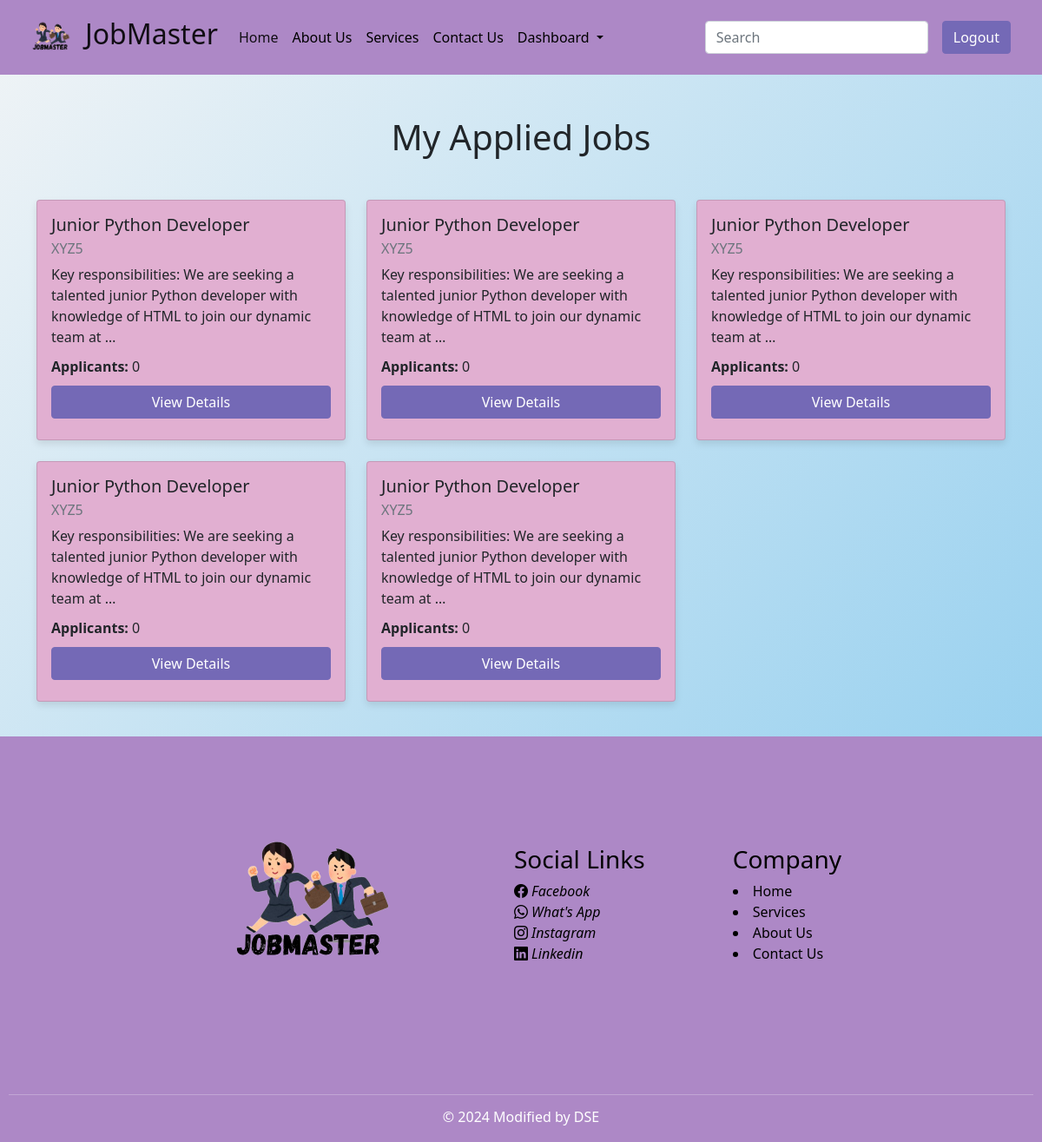
The page /apply/applied-jobs/ (signed in) on the database as committed earlier.
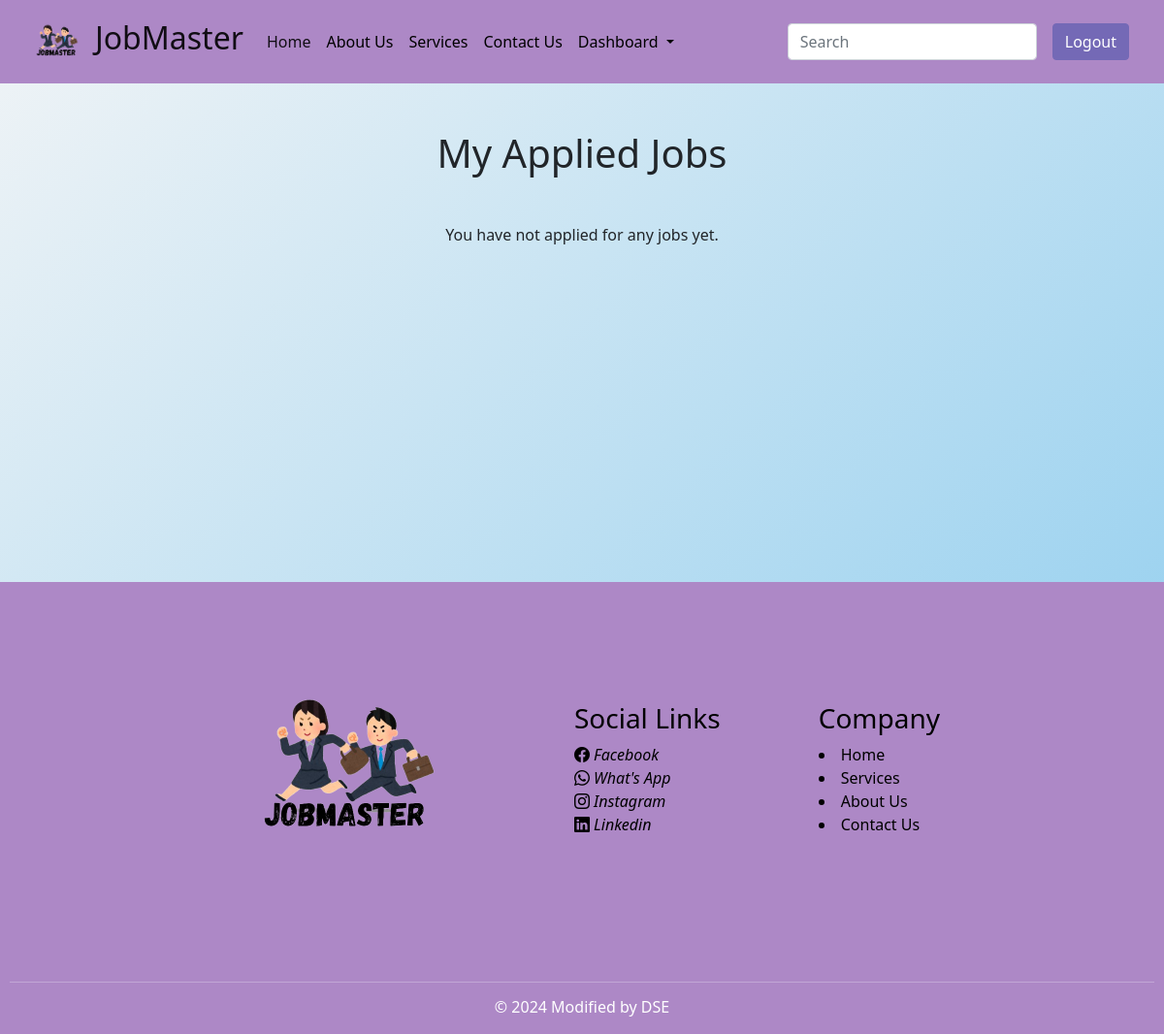
The same page on the database as committed later.
### apply/models.py (models this page shows, shortened)
class Apply(models.Model):
    applicants = models.ForeignKey(User, on_delete=models.CASCADE)
    job = models.ForeignKey(JobDetails, on_delete=models.CASCADE)
    resume = models.FileField(upload_to='apply/media/uploads/', validators=[validate_file_extension])
    cover_letter = models.TextField()
    availability = models.BooleanField(default=True)

### job/models.py (models this page shows, shortened)
class JobDetails(models.Model):
    title = models.CharField(max_length=100)
    user = models.ForeignKey(User, on_delete = models.CASCADE)
    company_name = models.CharField(max_length=100)
    work_type = models.ManyToManyField(JobType)
    category = models.ManyToManyField(Category)
    starting_date = models.CharField(max_length=100)
    salary = models.DecimalField(max_digits=12, decimal_places=2)
    experience = models.CharField(max_length=50)
    deadline = models.DateField()
    post_date = models.DateField(auto_now_add=True)
    applicants = models.IntegerField(default=0)
    job_about = models.TextField()
    skills = models.ManyToManyField(Skill)
    other_req = models.TextField()
    vacancy = models.IntegerField()

### apply/views.py (the view)
# urls.py: path('applied-jobs/', views.my_applied_jobs, name='applied_jobs'),
@login_required
def my_applied_jobs(request):
    applied_jobs = Apply.objects.filter(applicants=request.user)
    return render(request, 'applied_jobs.html', {'applied_jobs': applied_jobs})

### apply/templates/applied_jobs.html (shortened to what this page needs)
{% extends "base.html" %}
{% load static %}
{% block content %}
<main>
<div class="container mt-5">
    <h1 class="text-center mb-5">My Applied Jobs</h1>
    {% if applied_jobs %}
        <div class="row">
            {% for application in applied_jobs %}
                <div class="col-md-4 mb-4">
                    <div class="card">
                        <div class="card-body">
                            <h5 class="card-title">{{ application.job.title }}</h5>
                            <h6 class="card-subtitle mb-2 text-muted">{{ application.job.company_name }}</h6>
                            <p class="card-text">{{ application.job.job_about|truncatewords:20 }}</p>
                            <p class="card-text"><strong>Applicants:</strong> {{ application.job.applicants }}</p>
                            <a href="{% url 'job_details' application.job.pk %}" class="btn btn-primary mb-2" style="background-color: #7469B6; border-color: #7469B6;">View Details</a>
                        </div>
                    </div>
                </div>
            {% endfor %}
        </div>
    {% else %}
        <p class="text-center">You have not applied for any jobs yet.</p>
    {% endif %}
</div>
</main>
{% endblock %}

Rows that differ between the two databases and show on the page:
removed Apply: job "Junior Python Developer", job.company_name "XYZ5", job.job_about "Key responsibilities: We are seeking a talented junior Python developer with knowledge of HTML to join our dynamic team at …", job.applicants "0"
removed Apply: job "Junior Python Developer", job.company_name "XYZ5", job.job_about "Key responsibilities: We are seeking a talented junior Python developer with knowledge of HTML to join our dynamic team at …", job.applicants "0"
removed Apply: job "Junior Python Developer", job.company_name "XYZ5", job.job_about "Key responsibilities: We are seeking a talented junior Python developer with knowledge of HTML to join our dynamic team at …", job.applicants "0"
removed Apply: job "Junior Python Developer", job.company_name "XYZ5", job.job_about "Key responsibilities: We are seeking a talented junior Python developer with knowledge of HTML to join our dynamic team at …", job.applicants "0"
removed Apply: job "Junior Python Developer", job.company_name "XYZ5", job.job_about "Key responsibilities: We are seeking a talented junior Python developer with knowledge of HTML to join our dynamic team at …", job.applicants "0"
Other text that changed with them:
text now shown: "You have not applied for any jobs yet."
